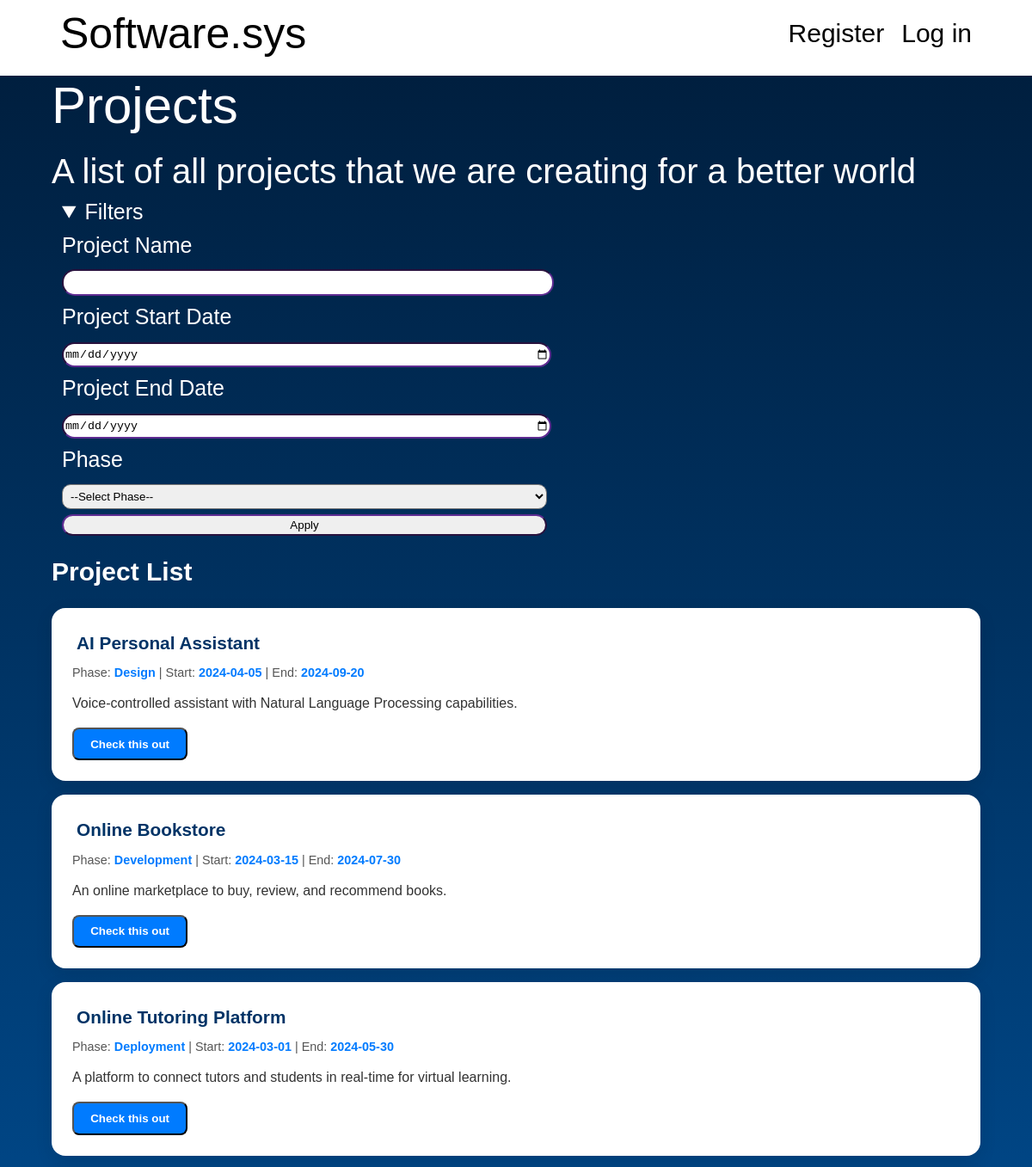
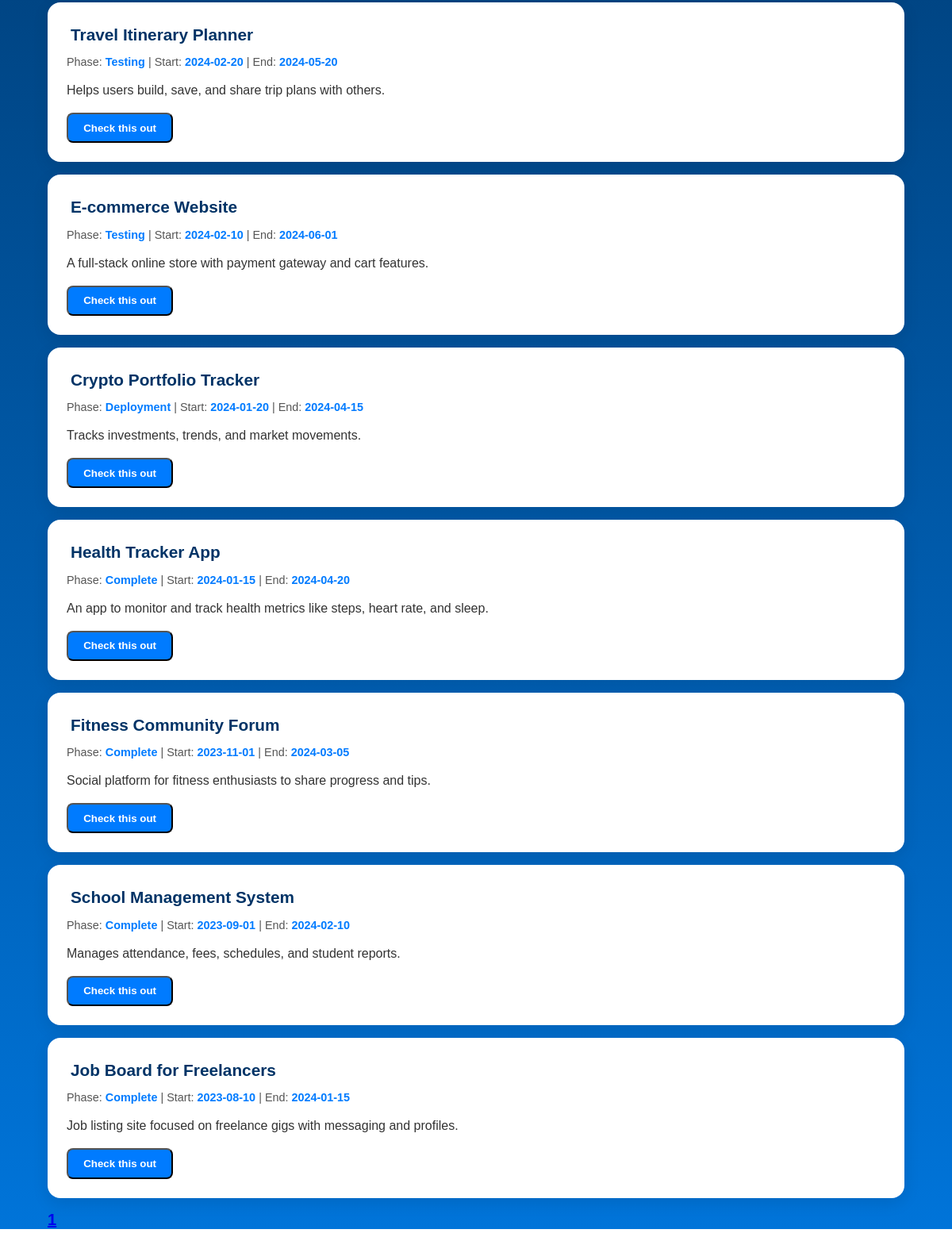
The app's page /projects.php with its own data (2 pictures, top to bottom).
### tables this page shows
CREATE TABLE `projects` (
  `PID` int(11) NOT NULL,
  `UserName` varchar(20) NOT NULL,
  `Email` varchar(255) NOT NULL,
  `Title` varchar(50) NOT NULL,
  `StartDate` date NOT NULL,
  `EndDate` date NOT NULL,
  `Short_Description` varchar(1000) NOT NULL,
  `Phase_Dev` enum('Design','Development','Testing','Deployment','Complete') DEFAULT NULL,
  `Rating` tinyint(4) DEFAULT NULL CHECK (`Rating` between 1 and 5),
  `Feedback` text DEFAULT NULL,
  `Cost` int(11) NOT NULL
);

### projects.php (the view, shortened to what this page needs)
<?php
require_once("headers.php");
$loggedin = isset($_SESSION['username']);
$username = $flag = "";
$limit = 10;
$page = isset($_GET['page']) ? (int)$_GET['page'] : 1;
$offset = ($page - 1) * $limit;
$conditions = [];
$params = [];
$whereSQL = $conditions ? ('WHERE ' . implode(' AND ', $conditions)) : '';
$countStmt = $pdo->prepare("SELECT COUNT(*) FROM projects $whereSQL");
$countStmt->execute($params);
$totalProjects = $countStmt->fetchColumn();
$totalPages = ceil($totalProjects / $limit);
$query = "SELECT * FROM projects $whereSQL ORDER BY StartDate DESC LIMIT :limit OFFSET :offset";
$stmt = $pdo->prepare($query);
$stmt->bindValue(':limit', $limit, PDO::PARAM_INT);
$stmt->bindValue(':offset', $offset, PDO::PARAM_INT);
$stmt->execute();
$projects = $stmt->fetchAll(PDO::FETCH_ASSOC);
?>
<!DOCTYPE html>
<html lang="en">
<head>
    <link rel="stylesheet" href="dashstyles.css">
</head>
<body>
<header>
    <?php
    if ($loggedin) {
        echo <<<HTML
        <nav>
            <a href="home.php">Software.sys</a>
            <a href="dashboard.php">Welcome $username</a>
            <a href="dashboard.php">$flag</a>
        </nav>
        HTML;
    } else {
        echo <<<HTML
        <nav>
            <a href="home.php">Software.sys</a>
            <a href="register.php">Register</a>
            <a href="login.php">Log in</a>
        </nav>
        HTML;
    }
    ?>
</header>
<main>
    <section>
        <p>Projects</p>
        <p>A list of all projects that we are creating for a better world</p>
    </section>
    <details open>
        <summary>Filters</summary>
        <form method="post" action="projects.php">
            <p>Project Name</p>
            <input type="text" name="projectname" id="projectId" maxlength="20">
            <p>Project Start Date</p>
            <input type="date" name="startdate">
            <p>Project End Date</p>
            <input type="date" name="enddate">
            <p>Phase</p>
            <select name="phase">
                <option value="">--Select Phase--</option>
            </select>
            <input type="submit" value="Apply">
        </form>
    </details>
    <section>
        <h2>Project List</h2>
        <?php if ($projects): ?>
                <?php foreach ($projects as $project): ?>
                    <section class="project-card">
                        <p class="title"><strong><?= htmlspecialchars($project['Title']) ?></strong></p>
                        <p class="meta">
                            Phase: <span><?= htmlspecialchars($project['Phase_Dev']) ?></span> |
                            Start: <span><?= htmlspecialchars($project['StartDate']) ?></span> |
                            End: <span><?= htmlspecialchars($project['EndDate']) ?></span>
                        </p>
                        <p class="description"><?= htmlspecialchars($project['Short_Description']) ?></p>
                        <form method="post" action="viewprojects.php" style="display:inline;">
                                <button type="submit" class="check-button">Check this out</button>
                        </form>
                    </section>
                <?php endforeach; ?>
            <div class="pagination">
                <?php for ($i = 1; $i <= $totalPages; $i++): ?>
                    <a href="?page=<?= $i ?>" <?= $i == $page ? 'style="font-weight:bold"' : '' ?>><?= $i ?></a>
                <?php endfor; ?>
            </div>
        <?php else: ?>
            <p>No projects found.</p>
        <?php endif; ?>
    </section>
</main>
</body>
</html>

### dashstyles.css (style rules this page uses)
body { margin:0 auto; max-width: 1700px; }
body header nav { display:flex; background-color: white; width:90%; margin:0 auto; }
body header nav a { padding:10px; text-decoration:none; font-family:'Verdana', 'Arial Narrow', Arial, sans-serif; color:black; align-content:center; font-size:clamp(15px,5vw,30px); transition: all 0.5s; }
body header nav :nth-last-child(2) { margin-left:auto; }
body header nav :first-child { font-size:clamp(25px,7vw,50px); }
body main>section>p:first-child { font-size:clamp(40px,6vw,60px); margin:10px 0 10px 0; }
body main>section>p:nth-child(2) { font-size:clamp(25px,4vw,40px); margin:20px 0 10px 0; }
body main>section { margin:10px auto; width:90%; }
main { width:100%; }
body { width:100%; }
main { font-family:'Verdana', 'Arial Narrow', Arial, sans-serif; font-size:20px; background: linear-gradient(to bottom, #001f3f, #0074D9); color:white; }
main details { margin-left:6%; font-size: 25px; }
details p { margin-bottom: 10px; margin-top:10px; }
input { width:50%; height:25px; border-radius: 15px; border-color: rgb(95, 44, 146); }
select { width:50%; padding:5px; border-radius: 10px; }
main>section>section { border-radius:10px; background: rgba(255, 255, 255, 0.1); padding:20px; margin:10px; }
main>section>section .title { font-size: 30px ; margin:5px; }
.project-card { background: #ffffff; border-radius: 1rem; padding: 1.5rem; margin: 1rem 0; box-shadow: 0 6px 20px rgba(0, 0, 0, 0.1); transition: transform 0.2s ease-in-out; }
.project-card .title { font-size: 1.3rem; margin-bottom: 0.5rem; color: #003366; }
.project-card .meta { font-size: 0.9rem; color: #555; margin-bottom: 0.5rem; }
.project-card .meta span { font-weight: 600; color: #007BFF; }
.project-card .description { font-size: 1rem; color: #333; line-height: 1.5; }
.check-button { display: inline-block; padding: 0.6rem 1.2rem; background-color: #007BFF; color: white; text-decoration: none; border-radius: 8px; font-weight: 600; transition: background-color 0.3s ease; }

### records on screen
projects: Title "AI Personal Assistant", Phase_Dev "Design", StartDate "2024-04-05", EndDate "2024-09-20", Short_Description "Voice-controlled assistant with Natural Language Processing capabilities."
projects: Title "Online Bookstore", Phase_Dev "Development", StartDate "2024-03-15", EndDate "2024-07-30", Short_Description "An online marketplace to buy, review, and recommend books."
projects: Title "Online Tutoring Platform", Phase_Dev "Deployment", StartDate "2024-03-01", EndDate "2024-05-30", Short_Description "A platform to connect tutors and students in real-time for virtual learning."
projects: Title "Travel Itinerary Planner", Phase_Dev "Testing", StartDate "2024-02-20", EndDate "2024-05-20", Short_Description "Helps users build, save, and share trip plans with others."
projects: Title "E-commerce Website", Phase_Dev "Testing", StartDate "2024-02-10", EndDate "2024-06-01", Short_Description "A full-stack online store with payment gateway and cart features."
projects: Title "Crypto Portfolio Tracker", Phase_Dev "Deployment", StartDate "2024-01-20", EndDate "2024-04-15", Short_Description "Tracks investments, trends, and market movements."
projects: Title "Health Tracker App", Phase_Dev "Complete", StartDate "2024-01-15", EndDate "2024-04-20", Short_Description "An app to monitor and track health metrics like steps, heart rate, and sleep."
projects: Title "Fitness Community Forum", Phase_Dev "Complete", StartDate "2023-11-01", EndDate "2024-03-05", Short_Description "Social platform for fitness enthusiasts to share progress and tips."
projects: Title "School Management System", Phase_Dev "Complete", StartDate "2023-09-01", EndDate "2024-02-10", Short_Description "Manages attendance, fees, schedules, and student reports."
projects: Title "Job Board for Freelancers", Phase_Dev "Complete", StartDate "2023-08-10", EndDate "2024-01-15", Short_Description "Job listing site focused on freelance gigs with messaging and profiles."
